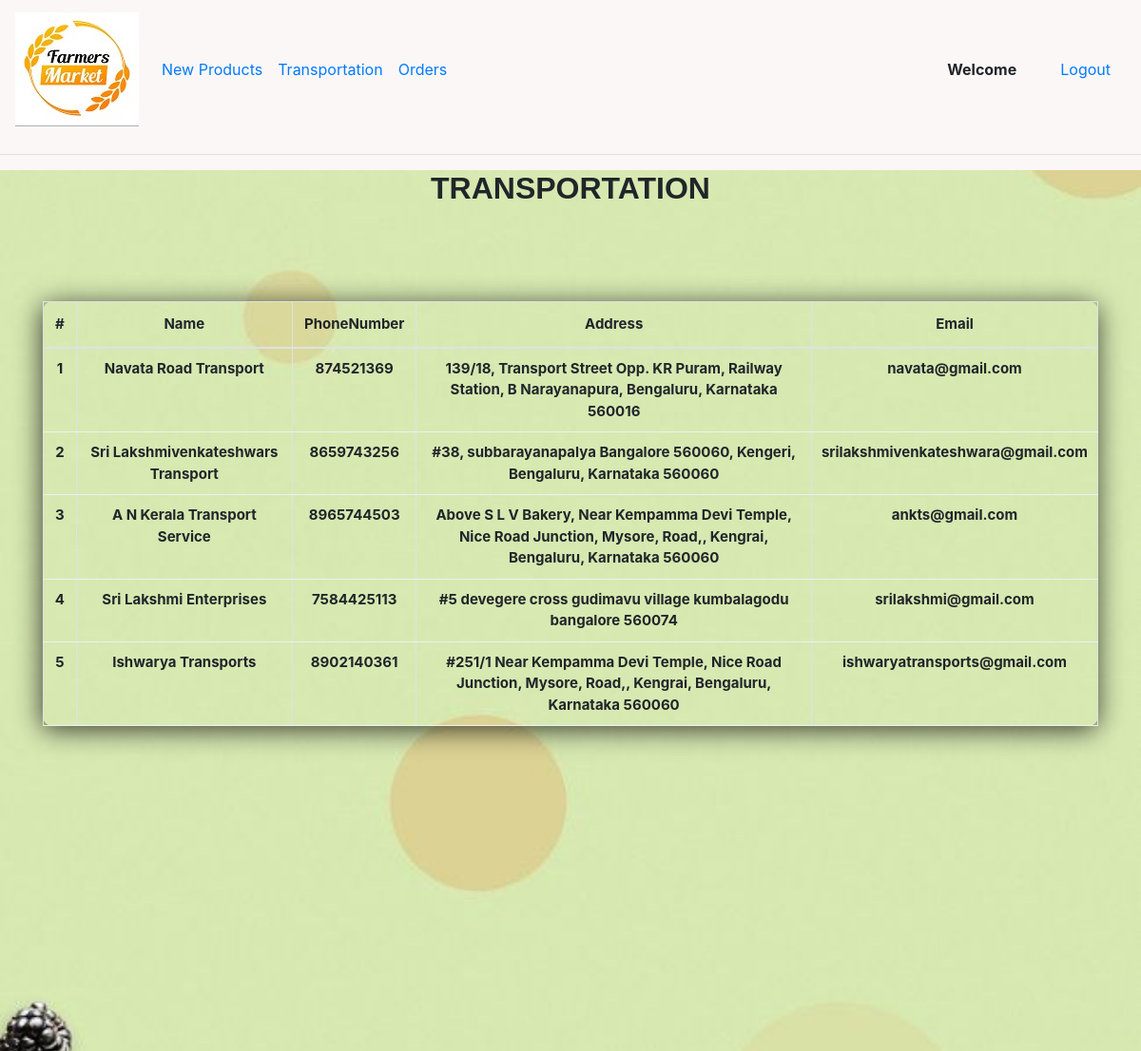
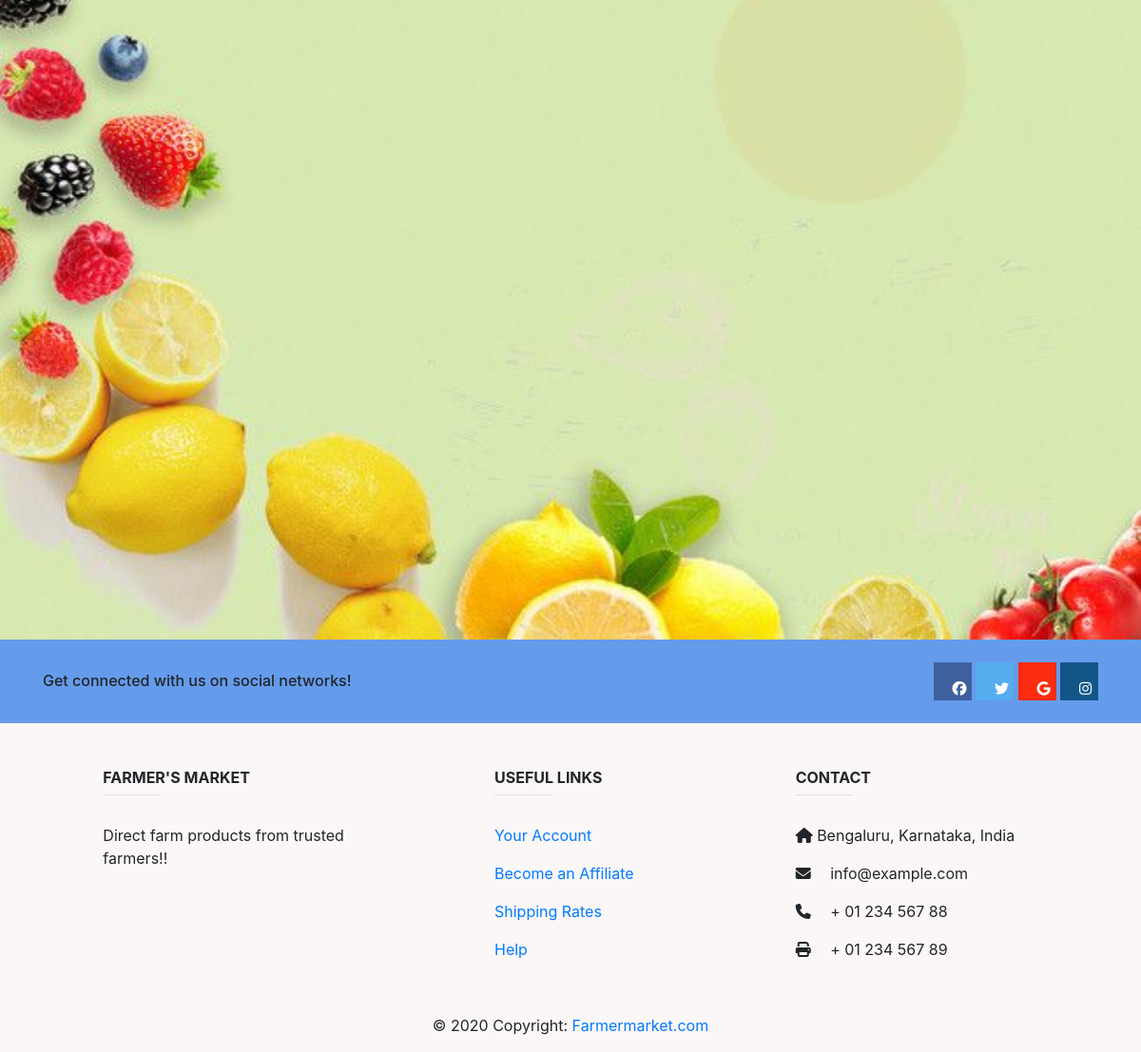
/transportation.php, run on the app's committed database (2 pictures, top to bottom).
### tables this page shows
CREATE TABLE `transportation` (
  `id` int(11) NOT NULL,
  `Name` varchar(100) NOT NULL,
  `PhoneNumber` varchar(20) NOT NULL,
  `Address` varchar(200) NOT NULL,
  `email` varchar(60) NOT NULL
);

### transportation.php (the view, shortened to what this page needs)
<?php
include_once 'server.php';
$result = mysqli_query($db,"SELECT * FROM transportation");
?>
<!doctype html>
<html lang="en">
<head>
    <link rel="stylesheet" href="https://stackpath.bootstrapcdn.com/bootstrap/4.3.1/css/bootstrap.min.css"
>
    <link rel="stylesheet" href="admin.css">
</head>
<body>
    <nav class="navbar navbar-expand-lg" id="navbar">
        <a class="navbar-brand" href="adminHome.php"><img id="navbarimg" src="images/logo.png" alt="logo"></a>
        <div class="collapse navbar-collapse" id="navbarNav">
            <ul class="navbar-nav">
                <li class="nav-item active">
                    <a class="nav-link" href="viewproducts.php">New Products</a>
                </li>
                <li class="nav-item">
                    <a class="nav-link" href="transportation.php">Transportation </a>
                </li>
                <li class="nav-item">
                    <a class="nav-link" href="orders.php">Orders</a>
                </li>
            </ul>
        </div>
        <p style="margin-right:30px; margin-top:15px; font-weight:bold;">
            Welcome<span><?php echo " ".$_SESSION["username"] ?></span></p>
        <a class="nav-link" href="logout.php">Logout</a>
    </nav>
    <hr>
    <div class="admin-bg1">
        <div class="container">
            <h2 id="h2">Transportation</h2>
            <table class="table table-bordered" id="table">
                <thead>
                    <tr>
                        <th scope="col">#</th>
                        <th scope="col">Name</th>
                        <th scope="col">PhoneNumber</th>
                        <th scope="col">Address</th>
                        <th scope="col">Email</th>
                    </tr>
                </thead>
                <tbody>
                    <?php
$i=0;
while($row = mysqli_fetch_array($result)) {
if($i%2==0)
$classname="even";
else
$classname="odd";
?>
                    <tr class="<?php if(isset($classname)) echo $classname;?>">
                        <td><?php echo $row["id"]; ?></td>
                        <td><?php echo $row["Name"]; ?></td>
                        <td><?php echo $row["PhoneNumber"]; ?></td>
                        <td><?php echo $row["Address"]; ?></td>
                        <td><?php echo $row["email"]; ?></td>
                    </tr>
                    <?php
$i++;
}
?>
                </tbody>
            </table>
        </div>
    </div>
    <div class="footer">
    </div>
</body>
</html>

### admin.css (style rules this page uses)
* { margin: 0; padding: 0; box-sizing: border-box; }
body { background-color: rgb(252, 247, 247); }
.admin-bg1 { background: url(images/edit.jpg); height: 200vh; background-size: cover; background-position: center; }
.table th,td { font-size: 15px; font-weight: bold; }
#h2 { text-transform: uppercase; font-weight: bolder; font-family: Verdana, Geneva, Tahoma, sans-serif; margin-top: 10px; margin-bottom: 10px; text-align: center; }
.table { margin-top:100px; position: relative; border: none; border-radius: 10px ; text-align: center; overflow: scroll; padding: 60px 32px; box-shadow: -1px 4px 28px 0px rgba(0,0,0, 0.75); margin-bottom: 40px; }
.table td { border-bottom: #F0F0F0 1px solid; padding: 10px; }
table { border-collapse: collapse; }
td { padding-top: .3em; padding-bottom: .3em; }

### style.css (style rules this page uses)
* { margin: 0; padding: 0; box-sizing: border-box; }

### data on the page
transportation: id "1", Name "Navata Road Transport", PhoneNumber "874521369", Address "139/18, Transport Street Opp. KR Puram, Railway Station, B Narayanapura, Bengaluru, Karnataka 560016", email "navata@gmail.com"
transportation: id "2", Name "Sri Lakshmivenkateshwars Transport", PhoneNumber "8659743256", Address "#38, subbarayanapalya Bangalore 560060, Kengeri, Bengaluru, Karnataka 560060", email "srilakshmivenkateshwara@gmail.com"
transportation: id "3", Name "A N Kerala Transport Service", PhoneNumber "8965744503", Address "Above S L V Bakery, Near Kempamma Devi Temple, Nice Road Junction, Mysore, Road,, Kengrai, Bengaluru, Karnataka 560060", email "ankts@gmail.com"
transportation: id "4", Name "Sri Lakshmi Enterprises", PhoneNumber "7584425113", Address "#5 devegere cross gudimavu village kumbalagodu bangalore 560074", email "srilakshmi@gmail.com"
transportation: id "5", Name "Ishwarya Transports", PhoneNumber "8902140361", Address "#251/1 Near Kempamma Devi Temple, Nice Road Junction, Mysore, Road,, Kengrai, Bengaluru, Karnataka 560060", email "ishwaryatransports@gmail.com"
